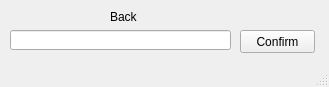
<?xml version="1.0" encoding="UTF-8"?>
<ui version="4.0">
 <class>MainWindow</class>
 <widget class="QMainWindow" name="MainWindow">
  <property name="geometry">
   <rect>
    <x>0</x>
    <y>0</y>
    <width>329</width>
    <height>87</height>
   </rect>
  </property>
  <property name="windowTitle">
   <string>MainWindow</string>
  </property>
  <widget class="QWidget" name="centralwidget">
   <widget class="QLineEdit" name="Nameinput">
    <property name="geometry">
     <rect>
      <x>10</x>
      <y>30</y>
      <width>221</width>
      <height>20</height>
     </rect>
    </property>
    <property name="text">
     <string/>
    </property>
   </widget>
   <widget class="QPushButton" name="Confirm">
    <property name="geometry">
     <rect>
      <x>240</x>
      <y>30</y>
      <width>75</width>
      <height>23</height>
     </rect>
    </property>
    <property name="text">
     <string>Confirm</string>
    </property>
   </widget>
   <widget class="QLabel" name="label">
    <property name="geometry">
     <rect>
      <x>110</x>
      <y>10</y>
      <width>47</width>
      <height>13</height>
     </rect>
    </property>
    <property name="text">
     <string>Back</string>
    </property>
   </widget>
  </widget>
  <widget class="QStatusBar" name="statusbar"/>
 </widget>
 <resources/>
 <connections/>
</ui>
